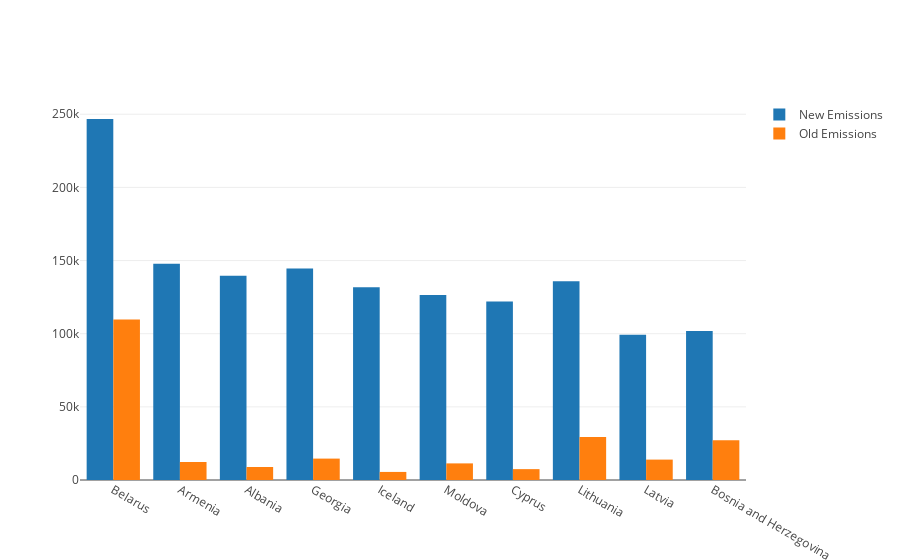

The cell this chart's notebook holds for it:
### Code cell
#Max diff countries Europe
plotly.offline.init_notebook_mode(connected=True)

trace1 = go.Bar(
    x=europe_countries_max['exporter'],
    y=europe_countries_max['NewEmissions'],
    name='New Emissions'
)

trace2 = go.Bar(
    x=europe_countries_max['exporter'],
    y=europe_countries_max['Total greenhouse gas emissions (kt of CO2 equivalent)'],
    name='Old Emissions'
)

data = [trace1, trace2]
layout = go.Layout(
    barmode='group'
)

fig = go.Figure(data=data, layout=layout)
plotly.offline.iplot(fig)

### Figure 1 — Plotly figure (JSON) as saved in the notebook; plotly's stock layout.template omitted (floating-point values rounded to 4 significant figures)
{"data": [{"name": "New Emissions", "type": "bar", "x": ["Belarus", "Armenia", "Albania", "Georgia", "Iceland", "Moldova", "Cyprus", "Lithuania", "Latvia", "Bosnia and Herzegovina"], "y": [246700.0, 147800.0, 139600.0, 144600.0, 131700.0, 126500.0, 122100.0, 135800.0, 99330.0, 101900.0]}, {"name": "Old Emissions", "type": "bar", "x": ["Belarus", "Armenia", "Albania", "Georgia", "Iceland", "Moldova", "Cyprus", "Lithuania", "Latvia", "Bosnia and Herzegovina"], "y": [109600.0, 12320.0, 8899.0, 14630.0, 5515.0, 11350.0, 7431.0, 29440.0, 13940.0, 27110.0]}], "layout": {"barmode": "group"}}
